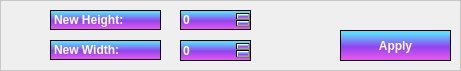
    <widget class="QFrame" name="Resizeframe">
     <property name="geometry">
      <rect>
       <x>590</x>
       <y>570</y>
       <width>461</width>
       <height>71</height>
      </rect>
     </property>
     <property name="styleSheet">
      <string notr="true">border-style: solid;
border-color: #c6c6c6;
border-style: solid;
border-width: 0.5px;</string>
     </property>
     <property name="frameShape">
      <enum>QFrame::StyledPanel</enum>
     </property>
     <property name="frameShadow">
      <enum>QFrame::Raised</enum>
     </property>
     <widget class="QPushButton" name="ResizeButton_2">
      <property name="geometry">
       <rect>
        <x>340</x>
        <y>30</y>
        <width>111</width>
        <height>31</height>
       </rect>
      </property>
      <property name="styleSheet">
       <string notr="true">background-color: qlineargradient(spread:repeat, x1:1, y1:0, x2:1, y2:1, stop:0.100962 rgba(92, 220, 255, 1),stop:0.543269 rgba(147, 67, 239, 1),stop:1 rgba(241, 91, 238, 1));
border-style: solid;
border-width: 0.5px;
color: #ffffff;
border-color: #000000;
font-weight: bold;
selection-background-color: #3b7e48;
font: 800 italic bold 17pt &quot;Times New Roman&quot;;
</string>
      </property>
      <property name="text">
       <string>Apply</string>
      </property>
     </widget>
     <widget class="QLabel" name="label_4">
      <property name="geometry">
       <rect>
        <x>50</x>
        <y>10</y>
        <width>111</width>
        <height>20</height>
       </rect>
      </property>
      <property name="styleSheet">
       <string notr="true">background-color: qlineargradient(spread:repeat, x1:1, y1:0, x2:1, y2:1, stop:0.100962 rgba(92, 220, 255, 1),stop:0.543269 rgba(147, 67, 239, 1),stop:1 rgba(241, 91, 238, 1));
border-style: solid;
border-width: 0.5px;
color: #ffffff;
border-color: #000000;
font-weight: bold;
selection-background-color: #3b7e48;
font: 800 italic bold 11pt &quot;Times New Roman&quot;;
</string>
      </property>
      <property name="text">
       <string>New Height:</string>
      </property>
     </widget>
     <widget class="QLabel" name="label_5">
      <property name="geometry">
       <rect>
        <x>50</x>
        <y>40</y>
        <width>111</width>
        <height>20</height>
       </rect>
      </property>
      <property name="styleSheet">
       <string notr="true">background-color: qlineargradient(spread:repeat, x1:1, y1:0, x2:1, y2:1, stop:0.100962 rgba(92, 220, 255, 1),stop:0.543269 rgba(147, 67, 239, 1),stop:1 rgba(241, 91, 238, 1));
border-style: solid;
border-width: 0.5px;
color: #ffffff;
border-color: #000000;
font-weight: bold;
selection-background-color: #3b7e48;
font: 800 italic bold 11pt &quot;Times New Roman&quot;;
</string>
      </property>
      <property name="text">
       <string>New Width:</string>
      </property>
     </widget>
     <widget class="QSpinBox" name="HeightspinBox">
      <property name="geometry">
       <rect>
        <x>180</x>
        <y>10</y>
        <width>71</width>
        <height>20</height>
       </rect>
      </property>
      <property name="styleSheet">
       <string notr="true">background-color: qlineargradient(spread:repeat, x1:1, y1:0, x2:1, y2:1, stop:0.100962 rgba(92, 220, 255, 1),stop:0.543269 rgba(147, 67, 239, 1),stop:1 rgba(241, 91, 238, 1));
border-style: solid;
border-width: 0.5px;
color: #ffffff;
border-color: #000000;
font-weight: bold;
selection-background-color: #3b7e48;
font: 800 italic bold 11pt &quot;Times New Roman&quot;;
</string>
      </property>
      <property name="maximum">
       <number>10000</number>
      </property>
     </widget>
     <widget class="QSpinBox" name="WidthspinBox">
      <property name="geometry">
       <rect>
        <x>180</x>
        <y>40</y>
        <width>71</width>
        <height>21</height>
       </rect>
      </property>
      <property name="styleSheet">
       <string notr="true">background-color: qlineargradient(spread:repeat, x1:1, y1:0, x2:1, y2:1, stop:0.100962 rgba(92, 220, 255, 1),stop:0.543269 rgba(147, 67, 239, 1),stop:1 rgba(241, 91, 238, 1));
border-style: solid;
border-width: 0.5px;
color: #ffffff;
border-color: #000000;
font-weight: bold;
selection-background-color: #3b7e48;
font: 800 italic bold 11pt &quot;Times New Roman&quot;;
</string>
      </property>
      <property name="maximum">
       <number>10000</number>
      </property>
     </widget>
    </widget>
